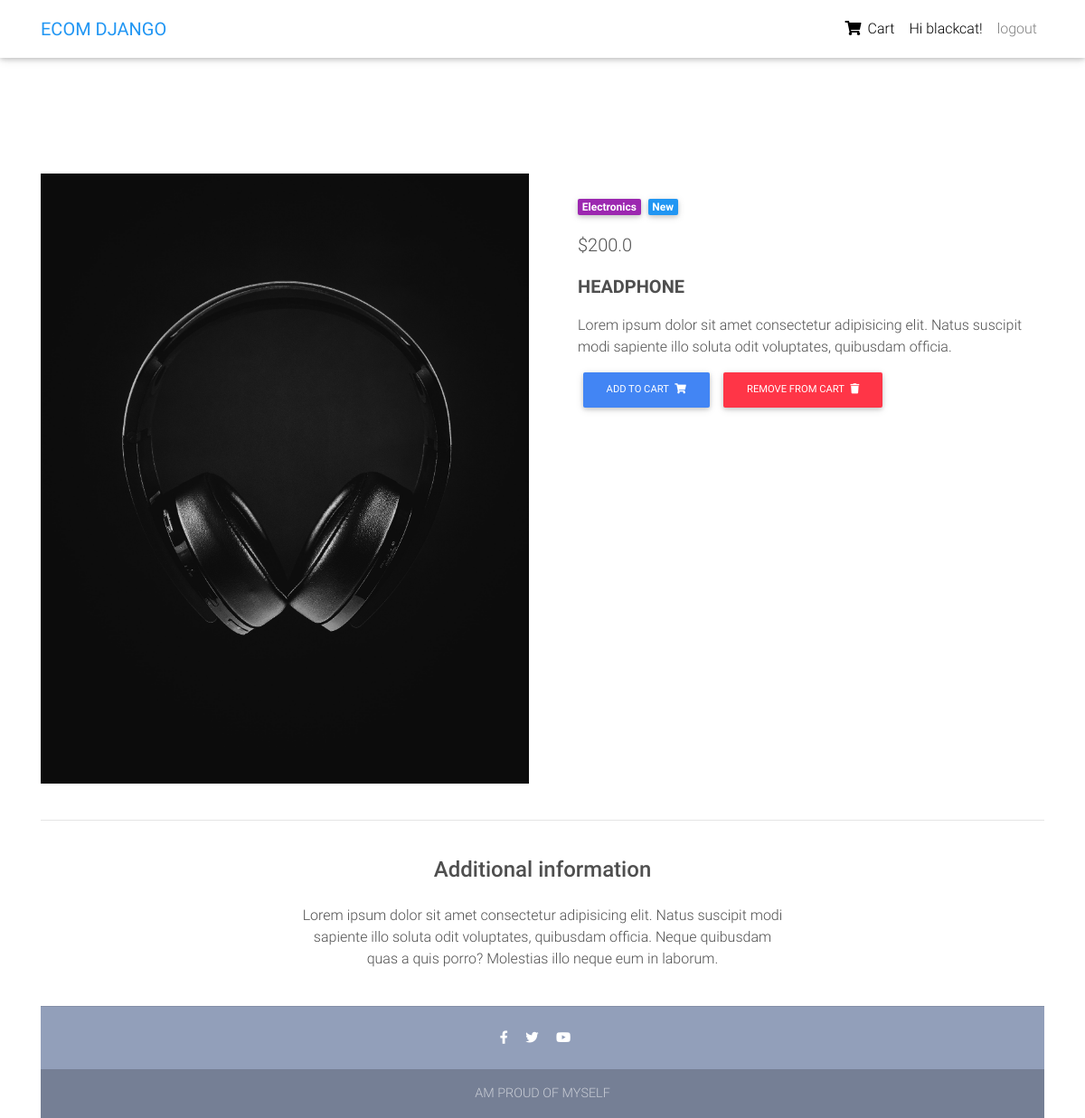
The page /product/1/ (signed in) on the database its author committed.
### core/models.py (models this page shows, shortened)
class Item(models.Model):
    item_name = models.CharField(max_length=100)
    price = models.FloatField()
    image = models.ImageField(null=True, blank=True)
    discount_price = models.FloatField(blank=True, null=True)
    category = models.CharField(choices=CATEGORY, max_length=2)
    label = models.CharField(choices=LABEL, max_length=2)
    description = models.TextField()
    def get_add_to_cart_url(self):
        return reverse("core:add-to-cart", kwargs={
            "pk" : self.pk
        })
    def get_remove_from_cart_url(self):
        return reverse("core:remove-from-cart", kwargs={
            "pk" : self.pk
        })
    @property
    def imageURL(self):
        try:
            url = self.image.url
        except:
            url = ''
        return url

### core/views.py (the view)
# urls.py: path('product/<pk>/', ProductView.as_view(), name='product'),
class ProductView(DetailView):
    model = Item
    template_name = "product.html"

### core/templatetags/cart_template_tags.py (called while the page is built)
@register.filter
def cart_item_count(user):
    if user.is_authenticated:
        qs = Order.objects.filter(user=user, ordered=False)
        if qs.exists():
            return qs[0].items.count()
    return 0

### templates/product.html (shortened to what this page needs)
{% extends 'base.html' %}
{% load static %}
{% block content %}
  <main class="mt-5 pt-4">
    <div class="container dark-grey-text mt-5">
      <div class="row wow fadeIn">
        <div class="col-md-6 mb-4">
          <img src="{{ item.imageURL }}" class="img-fluid" alt="">
        </div>
        <div class="col-md-6 mb-4">
          <div class="p-4">
            <div class="mb-3">
              <a href="">
                <span class="badge purple mr-1">{{ object.get_category_display }}</span>
              </a>
              <a href="">
                <span class="badge blue mr-1">{{ object.get_label_display }}</span>
              </a>
            </div>
            <p class="lead">
            {% if object.discount_price %}
              <span class="mr-1">
              <del>${{ object.price }}</del>
              </span>
              <span>${{ object.discount_price }}</span>
            {% else %}
             <span>${{ object.price }}</span>
            {% endif %}
            </p>
            <p class="lead font-weight-bold">{{ object.item_name }}</p>
            <p>{{ object.description }}</p>
            <a href="{{ object.get_add_to_cart_url }}" class="btn btn-primary btn-md my-0 p" >Add to cart
                <i class="fas fa-shopping-cart ml-1"></i>
            </a>
            <a href="{{ object.get_remove_from_cart_url }}" class="btn btn-danger btn-md my-0 p" >Remove From cart
                <i class="fas fa-trash ml-1"></i>
            </a>
          </div>
        </div>
      </div>
      <hr>
      <div class="row d-flex justify-content-center wow fadeIn">
        <div class="col-md-6 text-center">
          <h4 class="my-4 h4">Additional information</h4>
          <p>Lorem ipsum dolor sit amet consectetur adipisicing elit. Natus suscipit modi sapiente illo soluta odit
            voluptates,
            quibusdam officia. Neque quibusdam quas a quis porro? Molestias illo neque eum in laborum.</p>
        </div>
      </div>
{% endblock content %}

### templates/base.html (shortened to what this page needs)
{% load static %}
{% load cart_template_tags %}
<!DOCTYPE html>
<html lang="en">
<head>
  <link rel="stylesheet" href="https://use.fontawesome.com/releases/v5.11.2/css/all.css">
  <link href="{% static 'css/bootstrap.min.css' %}" rel="stylesheet">
  <link href="{% static 'css/mdb.min.css' %}" rel="stylesheet">
  <link href=" {% static 'css/style.min.css' %}" rel="stylesheet">
</head>
<body>
  <nav class="navbar fixed-top navbar-expand-lg navbar-light white scrolling-navbar">
    <div class="container">
      <a class="navbar-brand waves-effect" href="/">
        <strong class="blue-text">ECOM DJANGO</strong>
      </a>
      <div class="collapse navbar-collapse" id="navbarSupportedContent">
        <ul class="navbar-nav nav-flex-icons">
            {% if user.is_authenticated %}
            <li class="nav-item">
                <a href="{% url 'core:order-summary' %}" class="nav-link waves-effect">
                <i class="fas fa-shopping-cart"></i>
                <span class="clearfix d-none d-sm-inline-block"> Cart </span>
                </a>
            </li>
            <li class="nav-item">
                 <a class="nav-link waves-effect">
                Hi {{ user.username }}!
                </a>
            </li>
                <a class="nav-link waves-effect" href="{% url 'logout' %}"> logout</a>
            {% endif %}
        </ul>
      </div>
    </div>
  </nav>
  <div class="mt-5 pt-4">
    </div>
    {% block content %}
    {% endblock content %}
    {% include "footer.html" %}
</body>
</html>

### templates/base.html (style rules this page uses)
html, body, header, .carousel { height: 60vh; }

### rows shown on the page
Item: imageURL (picture), category "Electronics", label "New", price "200.0", item_name "HEADPHONE", description "Lorem ipsum dolor sit amet consectetur adipisicing elit. Natus suscipit modi sapiente illo soluta odit voluptates, quibusdam officia."

### other values the page prints
{{ user.username }} "blackcat"
